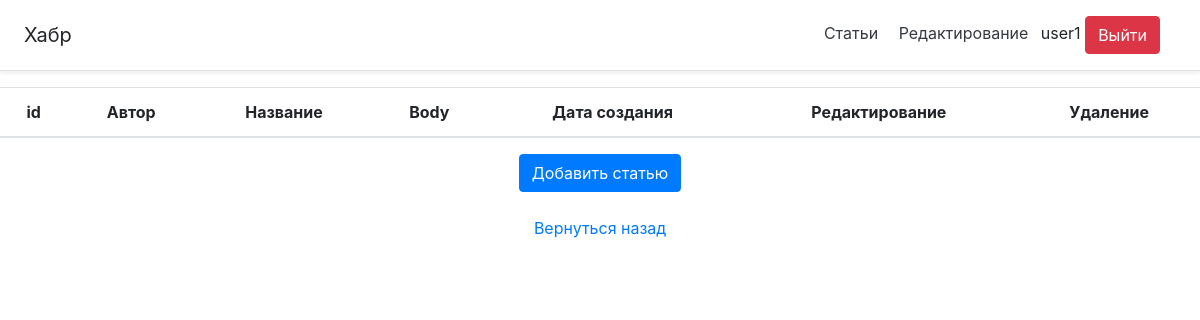
Before: /editpage (signed in) with the older database file.
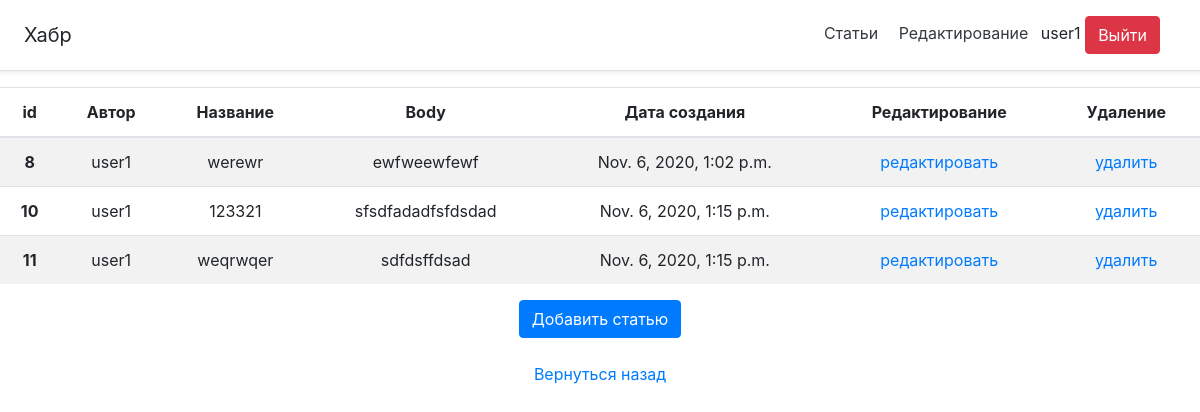
After: the same page with the newer database file.
### main/models.py (models this page shows, shortened)
class Article(models.Model):
    user_id = models.ForeignKey(User, on_delete=models.CASCADE, blank=True, null=True)
    create_date = models.DateTimeField(auto_now=True)
    title = models.CharField('title', max_length=100, null=False)
    body = models.TextField('body', null=False)

### main/views.py (the view, shortened to what this page needs)
# urls.py: path('editpage', views.ArticleEditView.as_view(), name='editpage'),
class ArticleEditView(LoginRequiredMixin, CreateView):
    login_url = reverse_lazy('login')
    model = Article
    template_name = 'main/editpage.html'
    form_class = ArticleForm
    success_url = reverse_lazy('editpage')
    def get_context_data(self, **kwargs):
        kwargs['list_articles'] = Article.objects.all()
        return super().get_context_data(**kwargs)

### main/templates/main/editpage.html (shortened to what this page needs)
{% extends 'main/base.html' %}
{% block content %}
{% if update %}
<p class="mt-4">Страница Редактирования</p>
<form id="update_form" method="post">{% csrf_token %}{{form}}</form><br>
<button type="submit" form="update_form" class="btn btn-primary">Обновить</button>
<br>
<br>
<a href="/editpage">Вернуться назад</a>
{% else %}
<table class="table table-striped">
    <thead>
      <tr>
        <th scope="col">id</th>
        <th scope="col">Автор</th>
        <th scope="col">Название</th>
        <th scope="col">Body</th>
        <th scope="col">Дата создания</th>
        <th scope="col">Редактирование</th>
        <th scope="col">Удаление</th>
      </tr>
    </thead>
    <tbody>
      {% for i in list_articles %}
      {% if request.user == i.user_id %}
      <tr>
        <th scope="row">{{i.id}}</th>
        <td>{{i.user_id}}</td>
        <td>{{i.title}}</td>
        <td>{{i.body|truncatechars:"100"}}</td>
        <td>{{i.create_date}}</td>
        <td><a href="{% url 'updatepage' i.id %}">редактировать</a></td>
        <td><a href="javascript: void()" onclick="delete_question{{i.id}}()">удалить</a>
        </td>
      </tr>
      {% endif %}
      {% endfor %}
    </tbody>
</table>
<button type="button" class="btn btn-primary" data-toggle="modal" data-target="#exampleModal">
  Добавить статью
</button><br>
<br>
<a href="/">Вернуться назад</a>
{% endif %}
{% endblock %}

Changed rows visible on the page:
added Article: id "8", user_id "user1", title "werewr", body "ewfweewfewf", create_date "Nov. 6, 2020, 1:02 p.m."
added Article: id "10", user_id "user1", title "123321", body "sfsdfadadfsfdsdad", create_date "Nov. 6, 2020, 1:15 p.m."
added Article: id "11", user_id "user1", title "weqrwqer", body "sdfdsffdsad", create_date "Nov. 6, 2020, 1:15 p.m."
